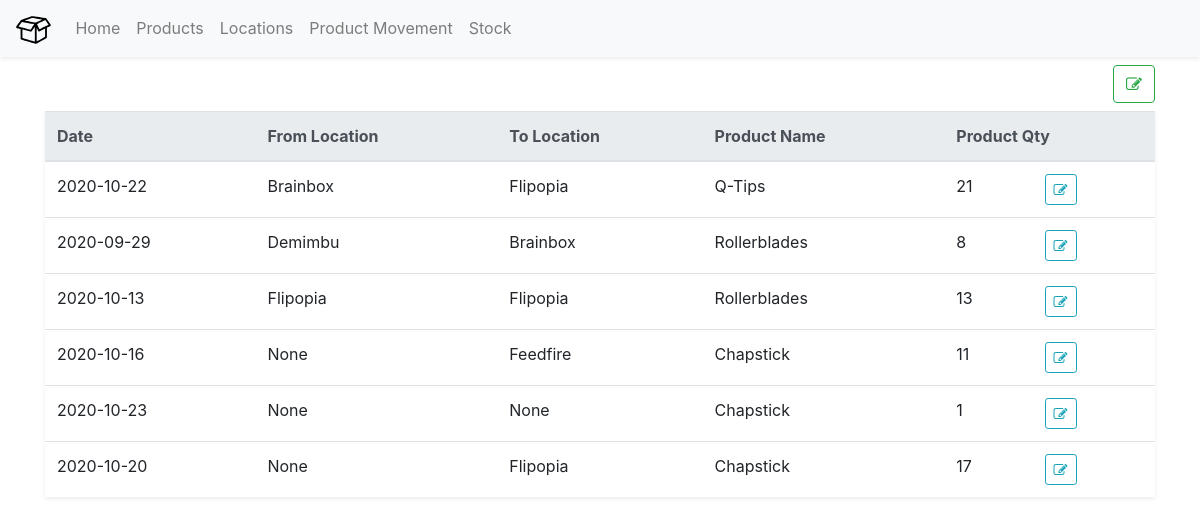
Screenshot of /productmovement with the database file from the repository.
### models.py (models this page shows, shortened)
class ProductMovement(db.Model):
    id = db.Column(db.Integer, primary_key = True)
    date = db.Column(db.String(15), nullable = False)
    fromLocationId = db.Column(db.Integer, db.ForeignKey(Location.id))
    toLocationId = db.Column(db.Integer, db.ForeignKey(Location.id))
    productId = db.Column(db.Integer, db.ForeignKey(Product.id))
    fromLocation = db.relationship(Location, foreign_keys=[fromLocationId])
    toLocation = db.relationship(Location, foreign_keys=[toLocationId])
    productName = db.relationship(Product, foreign_keys=[productId])
    productQuantity = db.Column(db.Integer, db.CheckConstraint(
        'productQuantity > 0'))

class Location(db.Model):
    id = db.Column(db.Integer, primary_key = True)
    locationName = db.Column(db.String(100), nullable = False)
    locationAddress = db.Column(db.String(200), nullable = False)
    def __repr__(self):
        return self.locationName

class Product(db.Model):
    id = db.Column(db.Integer, primary_key = True)
    productName = db.Column(db.String(100), unique = True, nullable = False)
    def __repr__(self):
        return self.productName

### app.py (the view)
@app.route('/productmovement')
def productmovement():
    productmovements = ProductMovement.query.all()
    return render_template('productmovement.html', title="Product Movement", productmovements = productmovements)

### templates/productmovement.html
{% extends "layout.html" %} {% block main %}
<div class="d-flex flex-row-reverse">
	<a
		href="{{url_for('addproductmovement')}}"
		class="btn btn-outline-success"
		data-toggle="tooltip"
		data-placement="bottom"
		title="Add New Product Movement"
	>
		<i class="fa fa-edit"></i>
	</a>
</div>
<table class="table mt-2 shadow-sm">
	<thead class="thead-light">
		<tr>
			<th scope="col">Date</th>
			<th scope="col">From Location</th>
			<th scope="col">To Location</th>
			<th scope="col">Product Name</th>
			<th scope="col" colspan="2">Product Qty</th>
		</tr>
	</thead>
	<tbody>
		{% for productmovement in productmovements %}
		<tr>
			<td>{{productmovement.date}}</td>
			<td>{{productmovement.fromLocation}}</td>
			<td>{{productmovement.toLocation}}</td>
			<td>{{productmovement.productName}}</td>
			<td>{{productmovement.productQuantity}}</td>
			<td>
				<a
					href="{{ url_for('updateproductmovement', productmovementId=productmovement.id) }}"
					class="btn btn-outline-info btn-sm"
					data-toggle="tooltip"
					data-placement="bottom"
					title="Edit Product Movement"
				>
					<i class="fa fa-edit"></i>
				</a>
			</td>
		</tr>
		{% endfor %}
	</tbody>
</table>
{% endblock %}

### templates/layout.html (shortened to what this page needs)
<!DOCTYPE html>
<html lang="en">
	<head>
		<link
			rel="stylesheet"
			href="https://cdn.jsdelivr.net/npm/bootstrap@4.5.3/dist/css/bootstrap.min.css"
		/>
		<link
			rel="stylesheet"
			href="https://stackpath.bootstrapcdn.com/font-awesome/4.7.0/css/font-awesome.min.css"
		/>
	</head>
	<body>
		<nav
			class="navbar navbar-expand-md navbar-light bg-light shadow-sm mb-2"
		>
			<a href="/" class="navbar-brand">
				<img
					src="{{ url_for('static', filename='logo.svg') }}"
					height="28"
					alt="Inventory"
				/>
			</a>
			<div class="collapse navbar-collapse" id="navbarCollapse">
				<div class="navbar-nav">
					<a href="/" class="nav-item nav-link">Home</a>
					<a href="/products" class="nav-item nav-link">Products</a>
					<a href="/locations" class="nav-item nav-link">Locations</a>
					<a href="/productmovement" class="nav-item nav-link"
						>Product Movement</a
					>
					<a href="/stock" class="nav-item nav-link">Stock</a>
				</div>
			</div>
		</nav>
		<div class="container">
			{% block main %}{% endblock %}
		</div>
	</body>
</html>

### rows the page displays
ProductMovement: date "2020-10-22", fromLocation "Brainbox", toLocation "Flipopia", productName "Q-Tips", productQuantity "21"
ProductMovement: date "2020-09-29", fromLocation "Demimbu", toLocation "Brainbox", productName "Rollerblades", productQuantity "8"
ProductMovement: date "2020-10-13", fromLocation "Flipopia", toLocation "Flipopia", productName "Rollerblades", productQuantity "13"
ProductMovement: date "2020-10-16", fromLocation "None", toLocation "Feedfire", productName "Chapstick", productQuantity "11"
ProductMovement: date "2020-10-23", fromLocation "None", toLocation "None", productName "Chapstick", productQuantity "1"
ProductMovement: date "2020-10-20", fromLocation "None", toLocation "Flipopia", productName "Chapstick", productQuantity "17"
